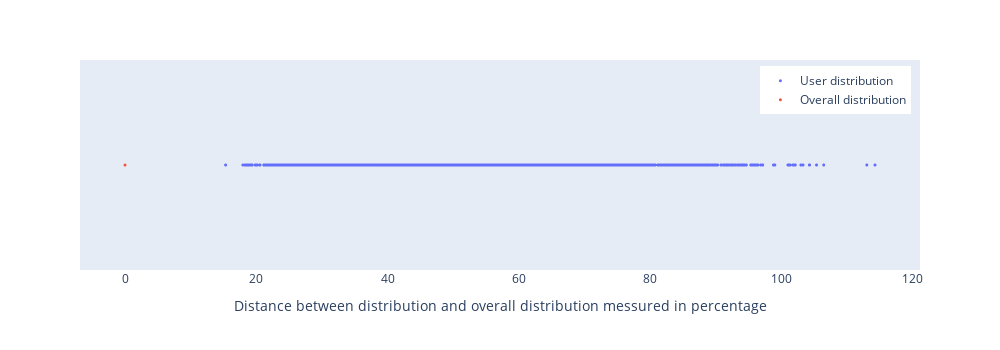

The notebook cell saved with this chart:
### Code cell
fig=px.scatter(x=distances_to_overall_distribution.sort_values(),y=pd.Series([0]).repeat(10000),height=350,width=1000)
fig.update_layout(
    xaxis_title="Distance between distribution and overall distribution messured in percentage",
    yaxis_title="",
    yaxis_visible=False,
    xaxis_showgrid=False,xaxis_zeroline=False)
fig.update_traces(name="User distribution",marker_size=3, showlegend = True)
fig.add_scatter(x=[0],y=[0],name="Overall distribution",mode='markers')
fig.update_traces(marker_size=3, showlegend = True)
fig.update_layout(legend=dict(
    yanchor="top",
    y=0.97,
    xanchor="left",
    x=0.81
))
fig.show()

### Figure 1 — Plotly figure (JSON) as saved in the notebook; plotly's stock layout.template omitted (floating-point values rounded to 4 significant figures; data arrays with more than 128 entries replaced by an {"elided": "..."} marker saying what was removed)
{"data": [{"hovertemplate": "x=%{x}<br>y=%{y}<extra></extra>", "legendgroup": "", "marker": {"color": "#636efa", "size": 3, "symbol": "circle"}, "mode": "markers", "name": "User distribution", "showlegend": true, "type": "scattergl", "x": {"elided": "10000 float values"}, "xaxis": "x", "y": {"elided": "10000 int values"}, "yaxis": "y"}, {"marker": {"size": 3}, "mode": "markers", "name": "Overall distribution", "showlegend": true, "type": "scatter", "x": [0], "y": [0]}], "layout": {"height": 350, "legend": {"tracegroupgap": 0, "x": 0.81, "xanchor": "left", "y": 0.97, "yanchor": "top"}, "margin": {"t": 60}, "width": 1000, "xaxis": {"anchor": "y", "domain": [0, 1], "showgrid": false, "title": {"text": "Distance between distribution and overall distribution messured in percentage"}, "zeroline": false}, "yaxis": {"anchor": "x", "domain": [0, 1], "title": {"text": ""}, "visible": false}}}
